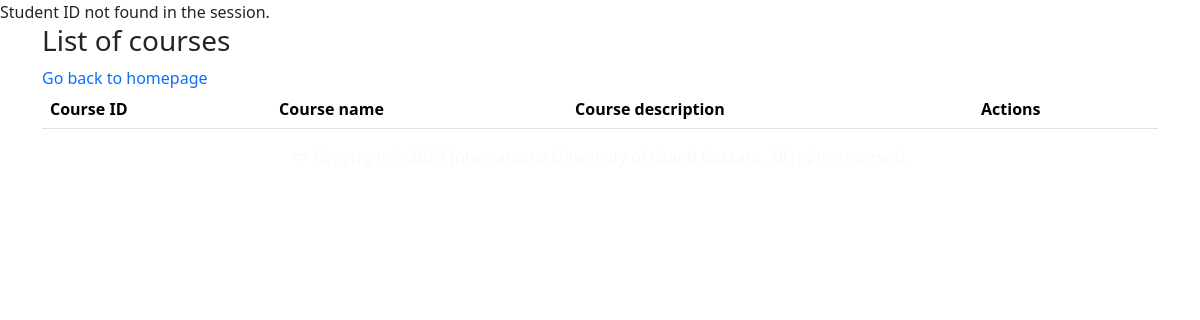
The page /req/student/view_course.php on the database as committed earlier.
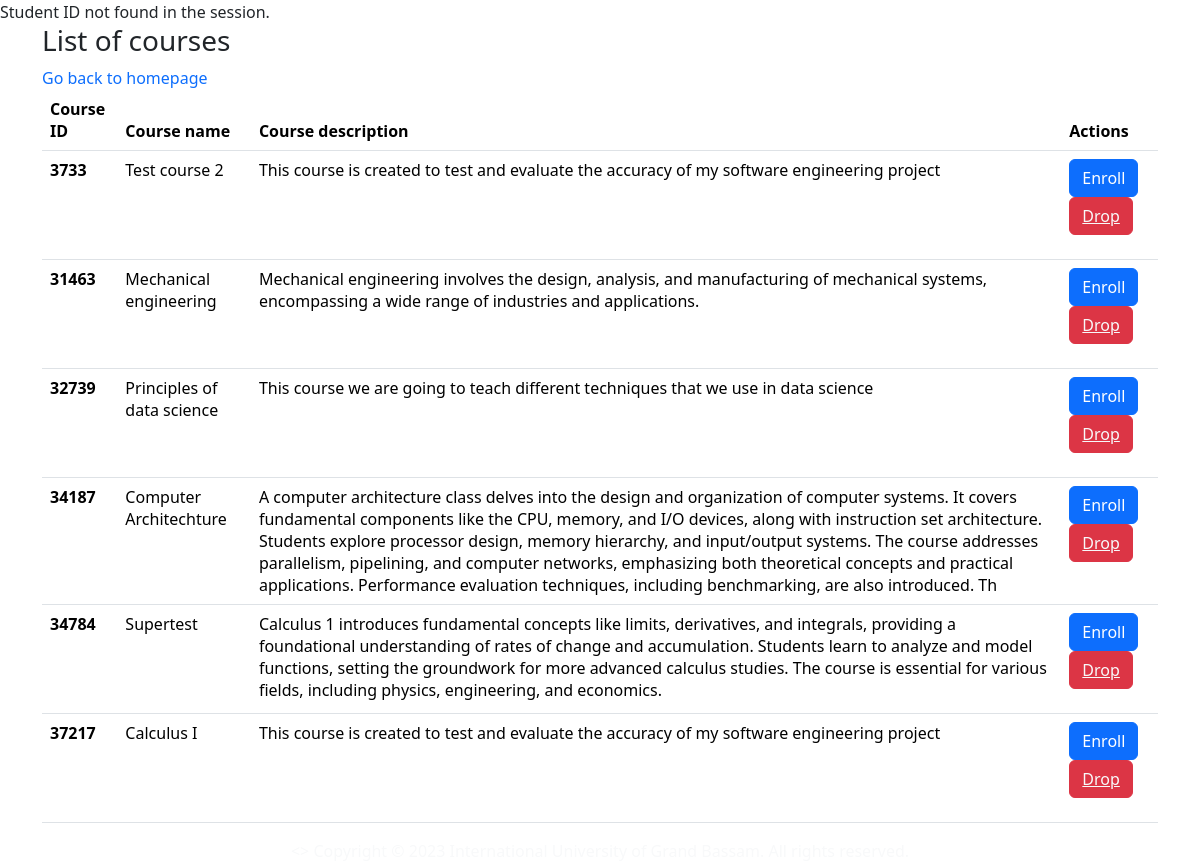
The same page on the database as committed later.
### tables this page shows
CREATE TABLE `course` (
  `course_id` int(11) NOT NULL,
  `course_name` varchar(50) NOT NULL,
  `course_creat_date` datetime(6) NOT NULL,
  `course_description` varchar(500) NOT NULL,
  `course_update_date` datetime(6) DEFAULT NULL,
  `teacher_id` int(11) NOT NULL
);

### req/student/view_course.php (the view, shortened to what this page needs)
<?php
include 'C:\xampp\htdocs\IUGB_CSC4305PROJECT\DB_connection.php';
?>
<!DOCTYPE html>
<html lang="en">
<head>
    <link rel="stylesheet" href="https://cdn.jsdelivr.net/npm/bootstrap@5.3.2/dist/css/bootstrap.min.css">
</head>
<body>
    <br>
    <div class="container">
        <h3>List of courses</h3>
        <div>
            <a href="student_home.php" class="text-decoration-none">Go back to homepage</a>
        </div>
        <table class="table">
            <thead>
                <tr>
                    <th scope="col">Course ID</th>
                    <th scope="col">Course name</th>
                    <th scope="col">Course description</th>
                    <th scope="col">Actions</th>
                </tr>
            </thead>
            <tbody>
                <?php
                $sql = "SELECT * FROM `course`";
                $result = mysqli_query($con, $sql);
                if ($result) {
                    while ($row = mysqli_fetch_assoc($result)) {
                        $course_id = $row['course_id'];
                        $course_name = $row['course_name'];
                        $course_description = $row['course_description'];
                        echo
                        '<tr>
                            <th scope="row">'. $course_id.'</th>
                            <td>'.$course_name.'</td>
                            <td>'.$course_description.'</td>
                            <td>
                                <form method="post" action="enroll_course.php">
                                    <input type="hidden" name="student_id" value="'.$student_id.'">
                                    <input type="hidden" name="course_id" value="'.$course_id.'">
                                    <button type="submit" class="btn btn-primary">Enroll</button><button class="btn btn-danger">
                                </form>
                                <a href="drop_course.php? drop_id_1='.$course_id.' & drop_id_2='.$student_id.'" class="text-light">Drop</a></button>
                            </td>
                        </tr>';
                    }
                }
                ?>
            </tbody>
        </table>
    </div>
    <div class="text-center text-light">
    </div>
</body>
</html>

Rows that differ between the two databases and show on the page:
added course: course_id "3733", course_name "Test course 2", course_description "This course is created to test and evaluate the accuracy of my software engineering project"
added course: course_id "31463", course_name "Mechanical engineering", course_description "Mechanical engineering involves the design, analysis, and manufacturing of mechanical systems, encompassing a wide range of industries and applications."
added course: course_id "32739", course_name "Principles of data science", course_description "This course we are going to teach different techniques that we use in data science"
added course: course_id "34187", course_name "Computer Architechture", course_description "A computer architecture class delves into the design and organization of computer systems. It covers fundamental components like the CPU, memory, and I/O devices, along with instruction set architecture. Students explore processor design, memory hierarchy, and input/output systems. The course addresses parallelism, pipelining, and computer networks, emphasizing both theoretical concepts and practical applications. Performance evaluation techniques, including benchmarking, are also introduced. Th"
added course: course_id "34784", course_name "Supertest", course_description "Calculus 1 introduces fundamental concepts like limits, derivatives, and integrals, providing a foundational understanding of rates of change and accumulation. Students learn to analyze and model functions, setting the groundwork for more advanced calculus studies. The course is essential for various fields, including physics, engineering, and economics."
added course: course_id "37217", course_name "Calculus I", course_description "This course is created to test and evaluate the accuracy of my software engineering project"
